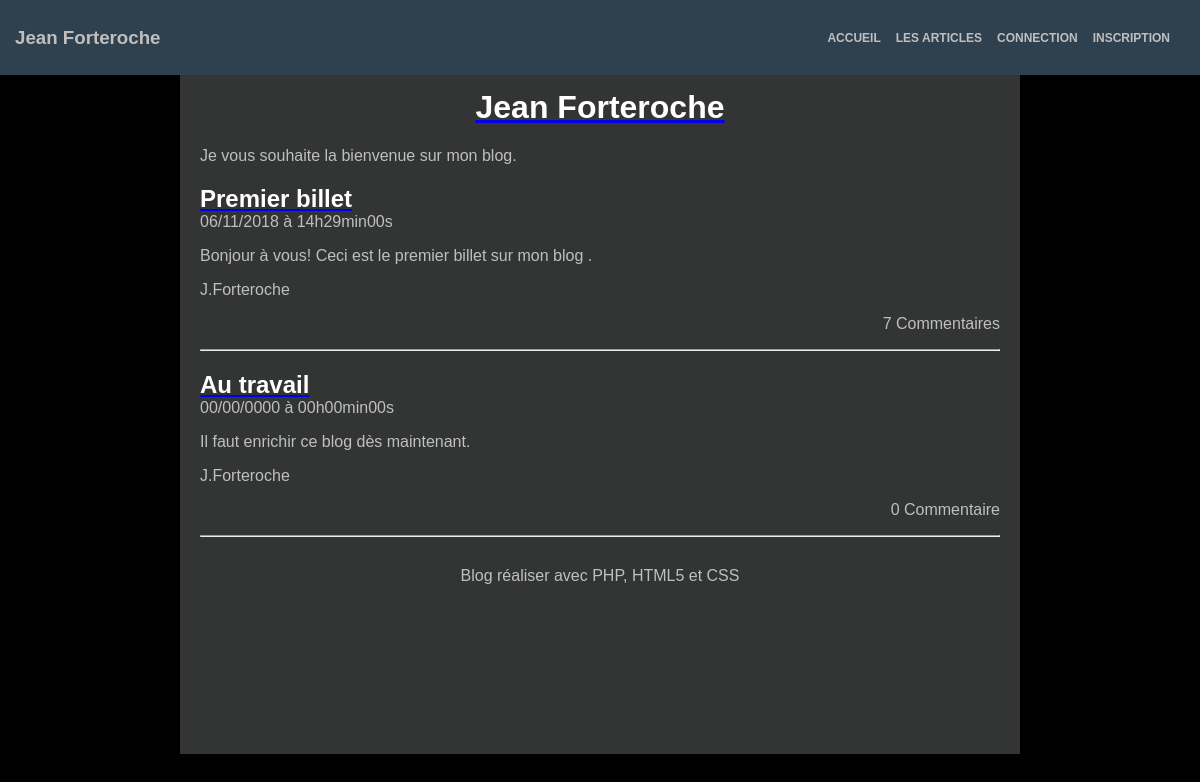
The page / on the database its author committed.
### tables this page shows
CREATE TABLE `posts` (
  `id` int(11) NOT NULL,
  `title` varchar(255) NOT NULL,
  `content` text NOT NULL,
  `author` varchar(255) NOT NULL,
  `creation_date` datetime NOT NULL
);

### Controller/HomeController.php (called while the page is built)
<?php
require_once 'Model/PostManager.php';
require_once 'View/View.php';
class HomeController {
    private $post;
    public function __construct(){
        $this->post = new PostManager();
    }
    public function home() {
        $posts = $this->post->getPostsWithNumberOfComments();
        $view = new View('homeView');
        $view->generate(array('posts' => $posts));
    }
}

### Model/PostManager.php (called while the page is built, shortened)
<?php
require_once 'Model/Model.php';
class PostManager extends Model {
    public function getPostsWithNumberOfComments() {
        $sql = 'SELECT p.*, DATE_FORMAT(p.creation_date, \'%d/%m/%Y à %Hh%imin%ss\') AS creation_date_fr, COUNT(c.post_id) AS nb_comments FROM posts p LEFT JOIN comments c ON p.id = c.post_id GROUP BY p.id, c.post_id';
        $nbCommentByPost = $this->executeQuery($sql);
        $articles = $nbCommentByPost->fetchAll();
        return $articles;
    }
}

### Model/Model.php (called while the page is built)
<?php
class Model {
    private $db;
    protected function executeQuery($sql, $settings = null) {
       if ($settings == null) {
            $result = $this->dbConnect()->query($sql);
        }
        else {
            $result = $this->dbConnect()->prepare($sql);
            $result->execute($settings);
        }
        return $result;
    }
    private function dbConnect() {
        if ($this->db == null) {
            $this->db = new PDO('mysql:host=localhost; dbname=simpleBlog;charset=utf8', 'root', 'root', array(PDO::ATTR_ERRMODE => PDO::ERRMODE_EXCEPTION));
        }
        return $this->db;
    }
}

### index.php (called while the page is built)
<?php
require 'Controller/Router.php';
$router = new Router();
$router->routerQuery();

### View/homeView.php (the view)
<?php $this->title = 'Jean Forteroche'; ?>
<?php foreach ($posts as $post): ?>
    <article>
        <header>
            <a href="<?= "index.php?action=post&amp;id=" . $post['id'] ?>"><h1 class="postTitle"><?= $post['title'] ?></h1>
            </a>
            <time><?= $post['creation_date_fr'] ?></time>
        </header>
            <p><?= $post['content'] ?></p>
            <p><?= $post['author'] ?></p>
            <p class="nbComs"><?= $post['nb_comments'] ?> Commentaire<?php if($post['nb_comments'] > 1) echo 's';?></p>
    </article>
    <hr />
<?php endforeach; ?>

### View/template.php (shortened to what this page needs)
<!DOCTYPE html>
<html lang="fr">
    <head>
        <link rel="stylesheet" href="https://use.fontawesome.com/releases/v5.5.0/css/all.css">
        <link rel="stylesheet" href="Content/style.css" />
    </head>
    <body>
        <?php  include 'menuView.php'; ?>
        <div id="buffer_block"></div>
        <div id="global">
            <header>
                <a href="index.php"><h1 id="blogTitle">Jean Forteroche</h1></a>
                <p>Je vous souhaite la bienvenue sur mon blog.</p>
            </header>
            <div id="content">
                <?= $content ?>
            </div>
            <footer id="blogFooter">
                Blog réaliser avec PHP, HTML5 et CSS
            </footer>
        </div>
    </body>
</html>

### View/menuView.php (shortened to what this page needs)
<header class="header">
    <div class="header-top">
        <div class="logo"><h3><?= $title ?></h3></div>
    </div>
    <nav class="nav">
        <a href="#">Accueil</a>
        <a href="#">Les articles</a>
        <a href="#">Connection</a>
        <a href="index.php?action=showFormRegistration">Inscription</a>
    </nav>
</header>

### Controller/Router.php (shortened to what this page needs)
<?php
require_once 'Controller/HomeController.php';
require_once 'View/View.php';
class Router {
    private $homeCtrl;
    private $postCtrl;
    public function __construct() {
        $this->homeCtrl = new HomeController();
        $this->postCtrl = new PostController();
        $this->registrCtrl = new RegistrationController();
    }
    public function routerQuery() {
        try {
            if (isset($_GET['action'])) {
                if ($_GET['action'] == 'post') {
                        $postId = intval($this->getParameter($_GET, 'id'));
                        if ($postId > 0) {
                            $this->postCtrl->post($postId);
                        }
                        else
                            throw new Exception("Identifiant de billet non valide");
                }
                else if ($_GET['action'] == 'comment') {
                        $author = $this->getParameter($_POST, 'author');
                        $content = $this->getParameter($_POST, 'content');
                        $postId = $this->getParameter($_POST, 'id');
                        $this->postCtrl->comment($author, $content, $postId);
                }
                else if ($_GET['action'] == 'showFormRegistration') {
                    $this->registrCtrl->showFormRegistration();
                }
                else if ($_GET['action'] == 'registration') {
                    $nickname = $this->getParameter($_POST, 'nickname');
                    $pass = $this->getParameter($_POST, 'pass');
                    $checkPass = $this->getParameter($_POST, 'checkpass');
                    $email = $this->getParameter($_POST, 'email');
                    $this->registrCtrl->newMemberRegistration($nickname, $pass, $checkPass, $email);
                }
                else
                        throw new Exception("Action non valide");
            }
            else {
                $this->homeCtrl->home();
            }
        }
        catch (Exception $e) {
            $this->error($e->getMessage());
        }
    }
}

### View/View.php (shortened to what this page needs)
<?php
class View {
    private $file;
    private $title;
    public function __construct($action) {
        $this->file = "View/" . $action . ".php";
    }
    public function generate($data) {
        $content = $this->generateFile($this->file, $data);
        $view = $this->generateFile('View/template.php', array('title' => $this->title, 'content' => $content));
        echo $view;
    }
    private function generateFile($file, $data) {
        if (file_exists($file)) {
            extract($data);
            require $file;
            return ob_get_clean();
        }
        else {
            throw new Exception("Fichier '$file' introuvable");
        }
    }
}

### Content/style.css (style rules this page uses)
* { box-sizing: border-box; }
html, body { height: 100%; }
body { margin:0; color: #bfbfbf; background: black; font-family: 'Futura-Medium', 'Futura', 'Trebuchet MS', sans-serif; padding-bottom: 9%; }
h1 { color: white; }
.postTitle { margin-bottom: 0px; }
.nbComs { text-align: right; }
#buffer_block { height: 0; }
#global { min-height: 100%; background: #333534; width: 70%; margin: auto; text-align: justify; padding: 5px 20px; }
#content { margin-bottom : 30px; }
#blogTitle, #blogFooter { text-align: center; }
.header { background-color: #2f404f; }
.header-top { display: flex; height: 75px; padding: 0 15px; }
.logo { display: flex; flex-basis: 90%; align-items: center; }
.nav { display: none; flex-direction: column; }
.nav a { text-decoration: none; color: #bfbfbf; font-size: 12px; font-weight: bold; text-transform: uppercase; padding: 15px 15px 15px 0; border-top: 1px solid black; text-align: right; }
@media screen and (min-width: 768px) { #buffer_block { height: 9%; } }
@media screen and (min-width: 768px) { .header { display: flex; width: 100%; position: fixed; } }
@media screen and (min-width: 768px) { .header-top { flex-basis: 40%; } }
@media screen and (min-width: 768px) { .nav { display: flex; flex-direction: row; flex-basis: 60%; justify-content: flex-end; align-items: center; padding-right: 15px; } }
@media screen and (min-width: 768px) { .nav a { border-top: none; } }

### rows shown on the page
posts: title "Premier billet", creation_date_fr "06/11/2018 à 14h29min00s", content "Bonjour à vous! Ceci est le premier billet sur mon blog .", author "J.Forteroche", nb_comments "7"
posts: title "Au travail", creation_date_fr "00/00/0000 à 00h00min00s", content "Il faut enrichir ce blog dès maintenant.", author "J.Forteroche", nb_comments "0"

### other values the page prints
$title "Jean Forteroche"
